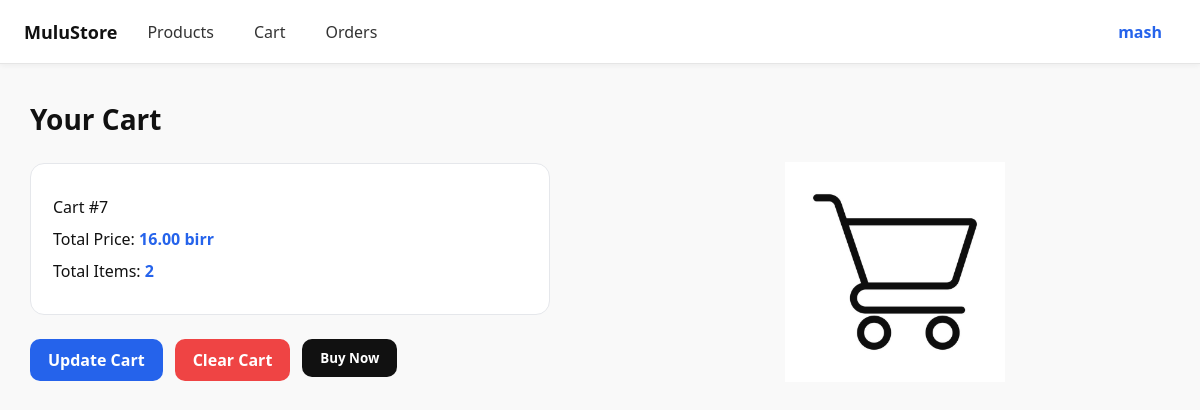
The app's page /cart/ (signed in), older data.
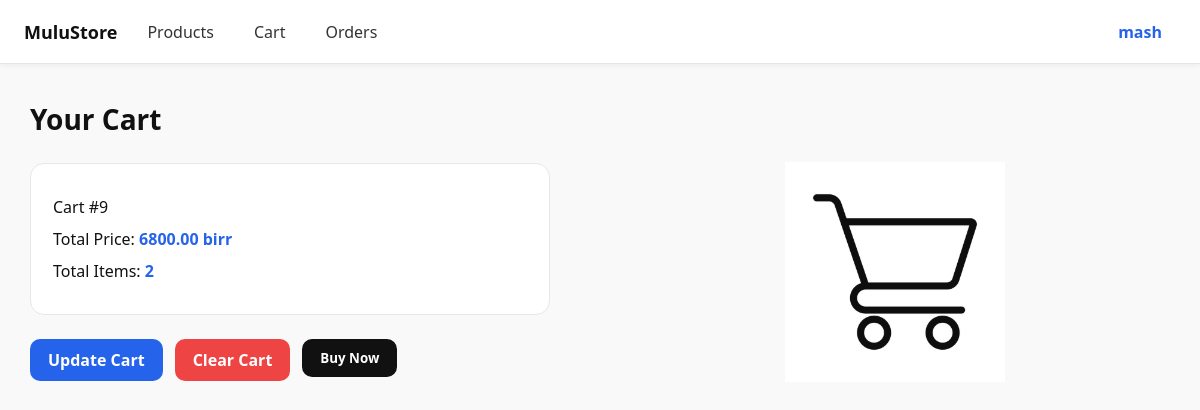
The same page, newer data.
### commerce/models.py (models this page shows, shortened)
class Cart(models.Model):
    user = models.OneToOneField(settings.AUTH_USER_MODEL, on_delete=models.CASCADE, related_name="cart")

### commerce/views.py (the view)
# urls.py: path("cart/", ViewCart.as_view(), name="view_cart"),
class ViewCart(LoginRequiredMixin, View):
    def get(self, request):
        cart, created = Cart.objects.get_or_create(user=request.user)
        cart_items = CartItem.objects.filter(cart=cart)
        products = 0
        total = 0
        for cart_item in cart_items:
                total += cart_item.product.price * cart_item.quantity
                products +=1
        context = {
                "cart": cart,
                "items": products,
                "total_price": total,
            }
        return render(request, "cart.html", context)

### commerce/templates/cart.html (shortened to what this page needs)
{% extends "base.html" %}
{% load static %}
{% block content %}
<link rel="stylesheet" href="{% static 'css/cart.css' %}">
<h2 class="cart-title">Your Cart</h2>
{% if cart %}
<div class="cart-layout">
  <div class="cart-left">
    <a href="{% url 'cart_items' %}" class="cart-link">
      <div class="cart-card">
        <p class="cart-id">Cart #{{ cart.id }}</p>
        <p class="cart-total">
          Total Price: <span>{{ total_price }} birr</span>
        </p>
        <p class="cart-items">
          Total Items: <span>{{ items }}</span>
        </p>
      </div>
    </a>
    <div class="cart-actions">
      <a href="{% url 'update_cart' %}" class="btn btn-primary">
        Update Cart
      </a>
      <a href="{% url 'delete_cart' %}" class="btn btn-danger">
        Clear Cart
      </a>
      <form action="{% url 'order' %}" method="post">
        <button type="submit" class="btn btn-dark">
          Buy Now
        </button>
      </form>
    </div>
  </div>
  <div class="cart-right">
    <img
      src="{% static 'images/cart.jpg' %}"
      alt="Shopping Cart"
      class="cart-image"
    />
  </div>
</div>
{% else %}
<p class="empty-cart">No cart yet.</p>
{% endif %}
{% endblock %}

Row changes from the older to the newer data that the page shows:
removed Cart: id "7"
added Cart: id "9"
Text that changed along with them:
{{ total_price }}: "16.00" → "6800.00"
